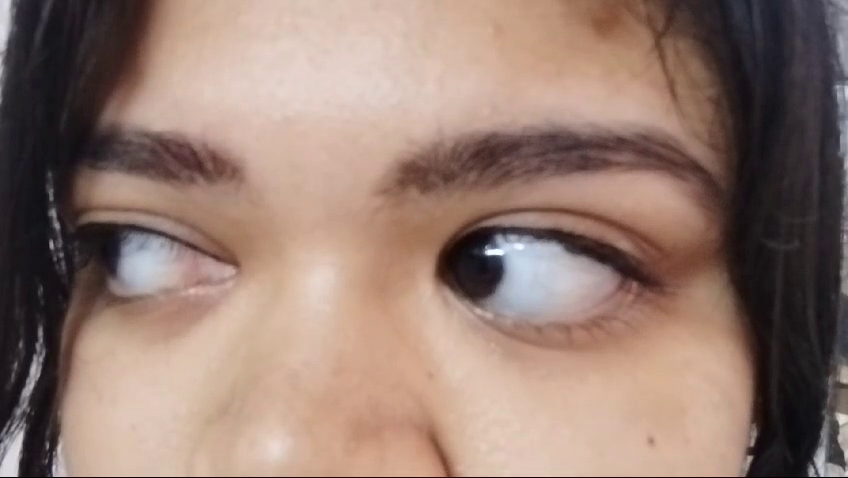
#> input picture frame 19 of video/WhatsApp Video 2024-07-31 at 23.12.48_43b230b9.mp4, 848 x 478 px
$ jupyter execute retinaML.ipynb   (shell and % lines are left out)
#> lines starting #> are read from the running program, lines starting #| are printed output that depends on the picture
[cell 1]
#Step 1 : Data Collection
#Step 2 : Feature Extraction | Faces in this case
import numpy as np
import cv2
import matplotlib
from matplotlib import pyplot as plt
import os

[cell 2]
import os
def capture_and_crop_eyes(video_path):
    # Load the Haar cascade for eye detection
    eye_cascade = cv2.CascadeClassifier(cv2.data.haarcascades + 'haarcascade_eye.xml')

    # Open the video file
    cap = cv2.VideoCapture(video_path)

    # Check if the video was opened successfully
    if not cap.isOpened():
        print("Error: Could not open video.")
        return

    # Create a folder to store the cropped eye images
    if not os.path.exists('cropped'):
        os.makedirs('cropped')

    frame_count = 0
    eye_count = 0

    while True:
        # Read a frame
        ret, frame = cap.read()
#> frame is the input picture: shape (478, 848, 3); mean B, G, R 113, 123.7, 148.8

        # If no frame is returned, the video has ended
        if not ret:
            break

        frame_count += 1

        # Convert the frame to grayscale for eye detection
        gray = cv2.cvtColor(frame, cv2.COLOR_BGR2GRAY)
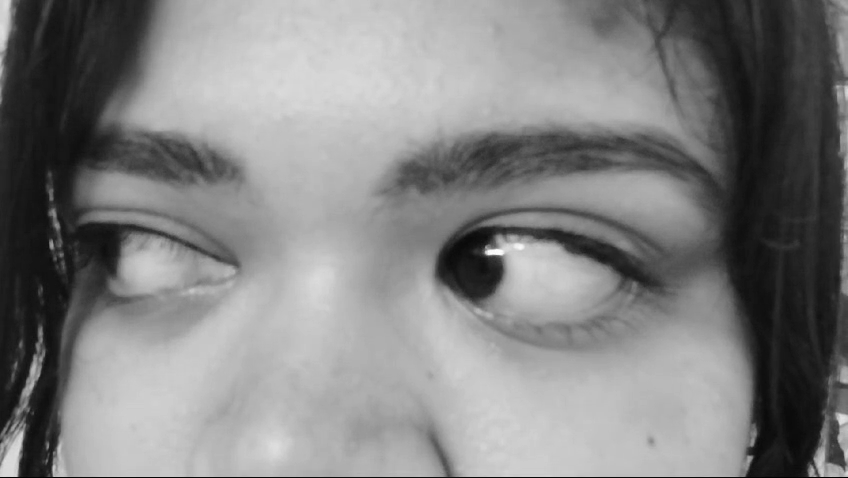
#> gray: shape (478, 848); min 0, max 253, mean 130

        # Detect eyes in the frame
        eyes = eye_cascade.detectMultiScale(gray, scaleFactor=1.1, minNeighbors=5, minSize=(30, 30))
#> eyes = [[372, 130, 255, 255], [63, 163, 187, 187]]

        # Crop and save each detected eye
        for (x, y, w, h) in eyes:
            eye = frame[y:y+h, x:x+w]
            eye_count += 1
            eye_filename = f'cropped/eye_{eye_count}.png'
            cv2.imwrite(eye_filename, eye)
#> this loop made 2 passes
#> (x, y, w, h, eye_count, eye_filename) on passes 1 to 2: (372, 130, 255, 255, 1, 'cropped/eye_1.png'), (63, 163, 187, 187, 2, 'cropped/eye_2.png')
#> pass 1, in capture_and_crop_eyes, `eye = frame[y:y+h, x:x+w]`:
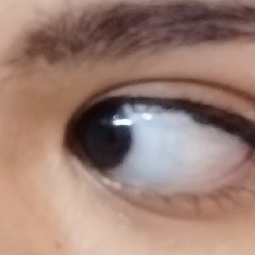
#> eye: shape (255, 255, 3); mean B, G, R 115.8, 126.9, 156.9
#> pass 2, in capture_and_crop_eyes, `eye = frame[y:y+h, x:x+w]`:
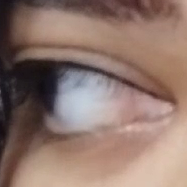
#> eye: shape (187, 187, 3); mean B, G, R 108.4, 117.9, 143.6
#> after the loop, eye_count = 2

    # Release the video capture object
    cap.release()

    print(f"Processed {frame_count} frames and saved {eye_count} cropped eye images.")

# Example usage:
video_path = r'video\WhatsApp Video 2024-07-31 at 23.12.48_43b230b9.mp4'
capture_and_crop_eyes(video_path)

$ run again, starting later in the video
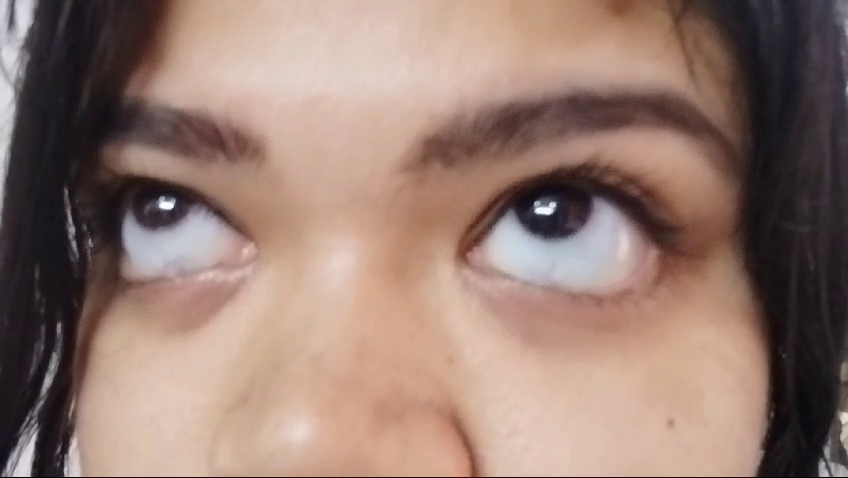
#> input picture frame 86 of video/WhatsApp Video 2024-07-31 at 23.12.48_43b230b9.mp4, 848 x 478 px
#> in capture_and_crop_eyes, frame is the input picture: shape (478, 848, 3); mean B, G, R 113.3, 123.8, 150
#> in capture_and_crop_eyes, `gray = cv2.cvtColor(frame, cv2.COLOR_BGR2GRAY)`:
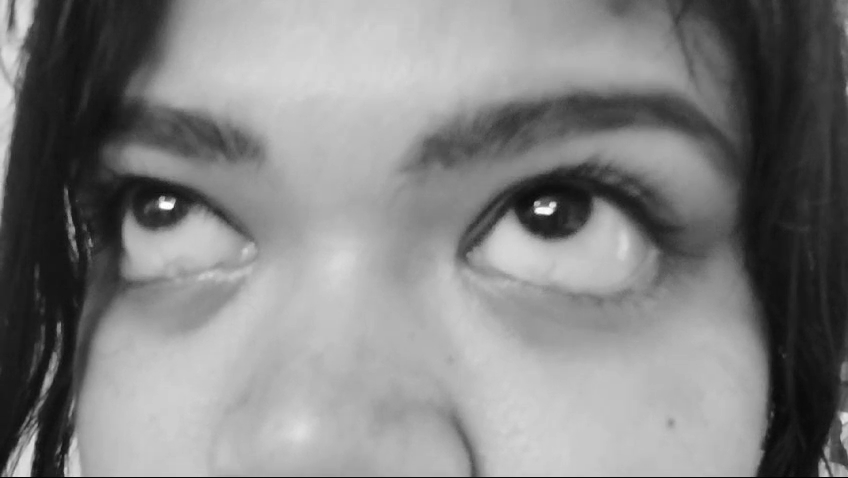
#> gray: shape (478, 848); min 0, max 255, mean 130.4
#> eyes = [[112, 156, 101, 101], [184, 118, 56, 56], [448, 115, 197, 197]]
#> the loop in capture_and_crop_eyes, `for (x, y, w, h) in eyes:` made 3 passes
#> pass 3, in capture_and_crop_eyes, `eye = frame[y:y+h, x:x+w]`:
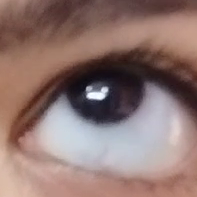
#> eye: shape (197, 197, 3); mean B, G, R 112.8, 117.5, 143.3
#> after the loop in capture_and_crop_eyes, `for (x, y, w, h) in eyes:`: eye_count = 3

$ run again, starting later in the video
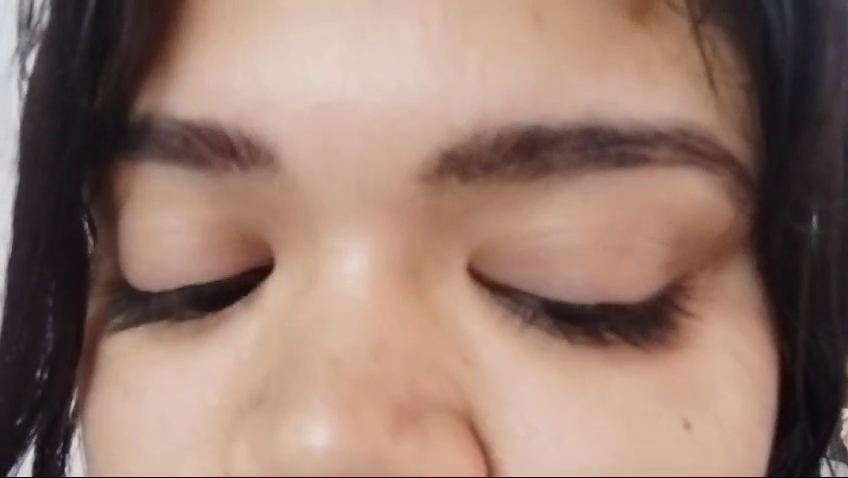
#> input picture frame 154 of video/WhatsApp Video 2024-07-31 at 23.12.48_43b230b9.mp4, 848 x 478 px
#> in capture_and_crop_eyes, frame is the input picture: shape (478, 848, 3); mean B, G, R 109.8, 121.6, 149.8
#> in capture_and_crop_eyes, `gray = cv2.cvtColor(frame, cv2.COLOR_BGR2GRAY)`:
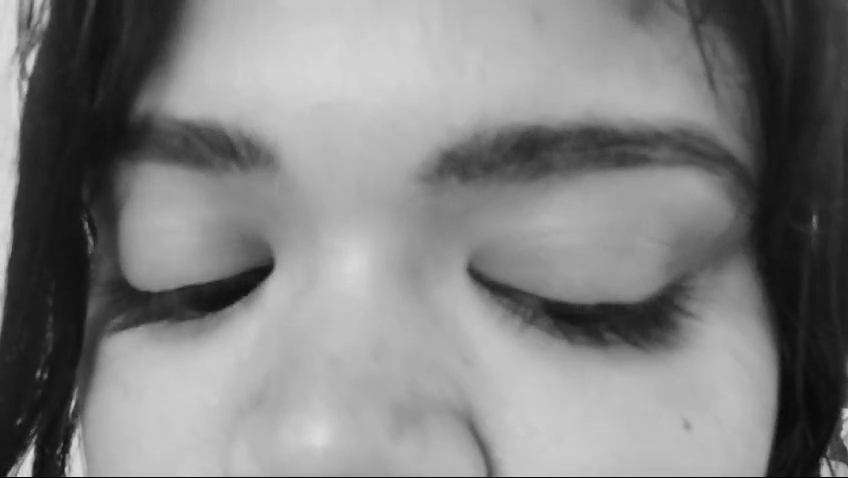
#> gray: shape (478, 848); min 0, max 226, mean 128.7
#> eyes = [[430, 140, 63, 63]]
#> the loop in capture_and_crop_eyes, `for (x, y, w, h) in eyes:` made 1 pass
#> (x, y, w, h, eye_count, eye_filename) on pass 1: (430, 140, 63, 63, 1, 'cropped/eye_1.png')
#> pass 1, in capture_and_crop_eyes, `eye = frame[y:y+h, x:x+w]`:
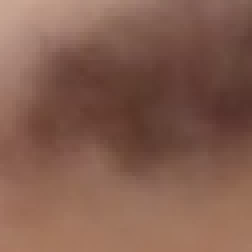
#> eye: shape (63, 63, 3) (shown 4 times larger); mean B, G, R 79.4, 94.1, 132.4
#> after the loop in capture_and_crop_eyes, `for (x, y, w, h) in eyes:`: eye_count = 1
